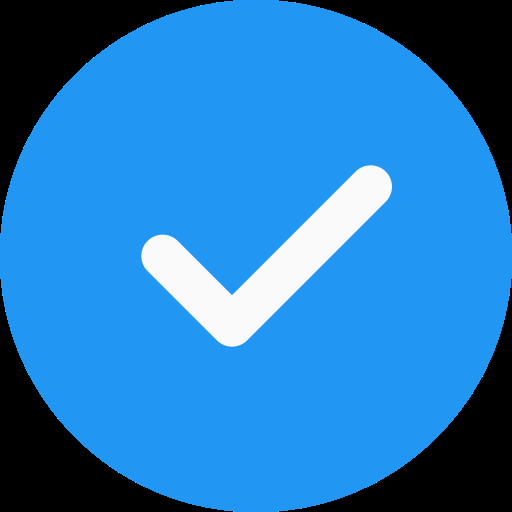
#> input picture resource/check.png, 512 x 512 px
$ python face_detect.py
#> lines starting #> are read from the running program, lines starting #| are printed output that depends on the picture
#> further down, img is the input picture: shape (512, 512, 3); mean B, G, R 192, 123.6, 37.5
import cv2
import pathlib

'''
Hàm face_detect sẽ trả ra một ma trận ảnh đã có xác định khuôn mặt
Tham số:
  - img: ma trận ảnh ban đầu
  - scale_factor: nếu không truyền sẽ mặc định là 1.01, ổn định nhất là 1.05
Cách dùng:
  img = cv2.imread('/data/img.png') # Đọc ảnh từ đường dẫn ra một biến
  new_img = face_detect(img, 1.05) # Detect khuôn mặt
  cv2.imwrite('/data/img-detect.png', new_img) # Ghi ma trận nhận được ra một file ảnh mới
'''


def face_detect(img, scale_factor=1.01):
#> called with scale_factor = 1.04
    cascade_path = pathlib.Path(cv2.__file__).parent.absolute() / "data/haarcascade_frontalface_default.xml"
    cascade = cv2.CascadeClassifier(str(cascade_path))
    img_copy = img.copy()
    gray = cv2.cvtColor(img_copy, cv2.COLOR_BGR2GRAY)
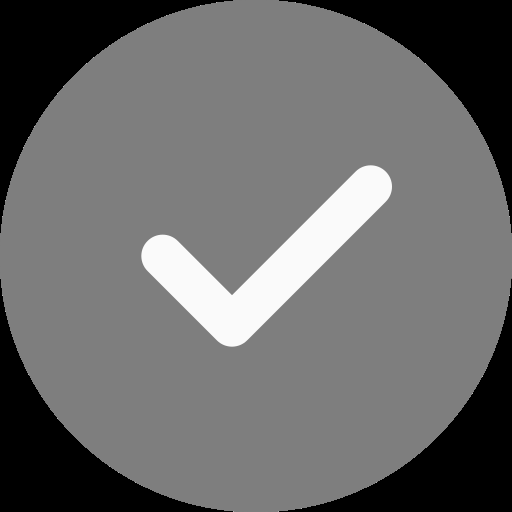
#> gray: shape (512, 512); min 0, max 250, mean 105.9
    faces = cascade.detectMultiScale(gray, scaleFactor=scale_factor, minNeighbors=5, minSize=(30, 30))
#> faces = ()
    for (x, y, w, h) in faces:
        cv2.rectangle(img_copy, (x, y), (x + w, y + h), (0, 255, 0), 2)
#> this loop made 0 passes
    return img_copy


if __name__ == '__main__':
    img = cv2.imread("./resource/check.png")
    face_detect(img, 1.04)
    print("cc")
